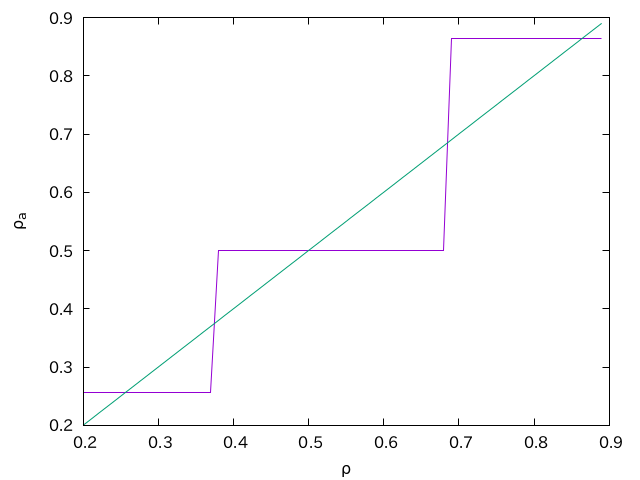

gnuplot code for this plot:
set term pngcairo
set output "pure.png"
set xlabel "{/Symbol r}"
set ylabel "{/Symbol r}_a"
unset key
p "pure.dat" w l, x
